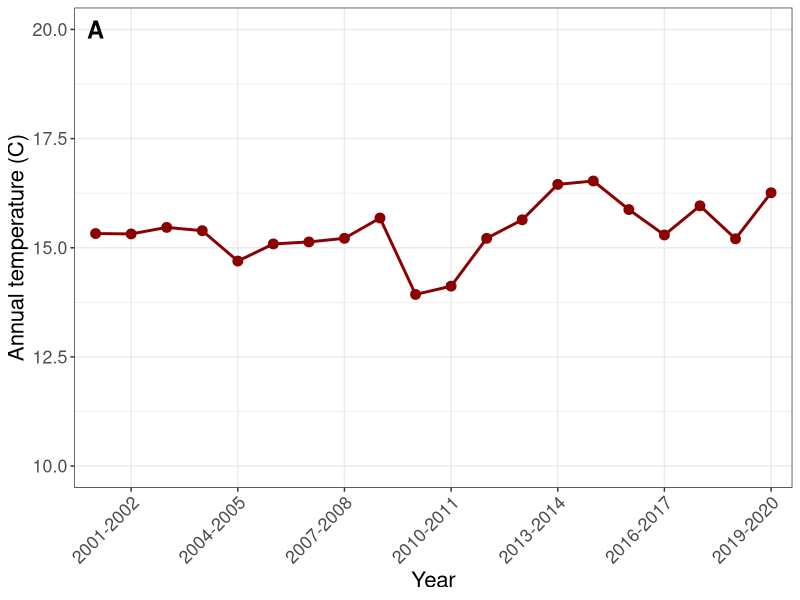
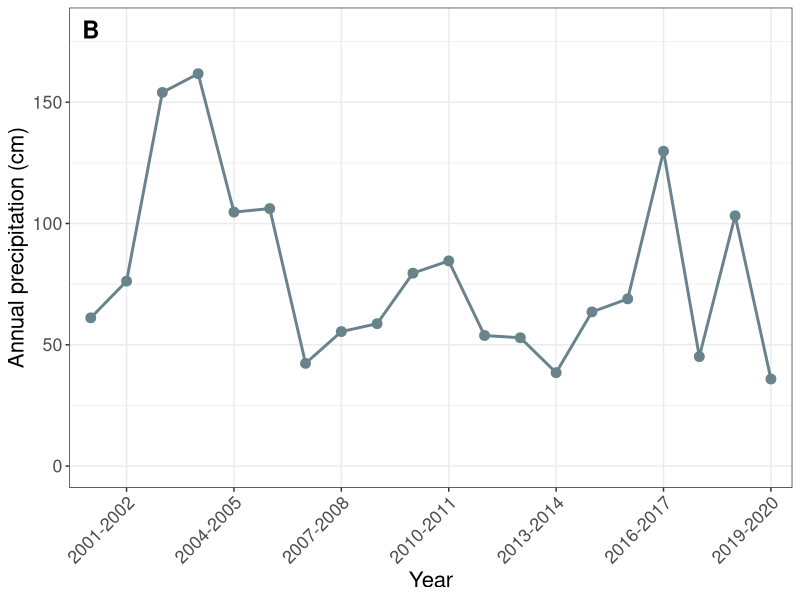
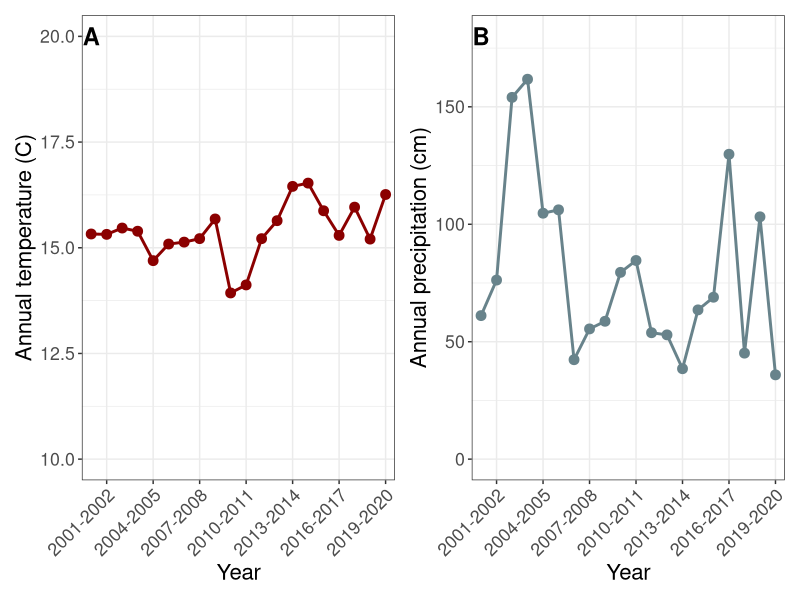

The R script that drew these images, in order:
#------------------------------------------------
# Supplemental figure for annual climate averages
# across 20 years in McLaughlin
#------------------------------------------------

library(tidyverse)

clim_dat <- read_csv("Data/climate_data.csv")
class(clim_dat$Year)

fig_temp <- ggplot(clim_dat, aes(x = Year, y = Temperature, group = 1)) +
  geom_point(color = 'darkred', size = 3) +
  geom_line(color = 'darkred', linewidth = 1)+
  theme_bw() +
  labs(x = "Year",y = "Annual temperature (C)") +
  theme(axis.text.x = element_text(angle = 45, hjust = 1), 
  text = element_text(size = 16)) +
  ylim(10,20) +
  annotate("text", x = 1, y = 20, label = "A", size = 6, fontface = "bold") +
  scale_x_discrete(breaks = clim_dat$Year[seq(1, length(clim_dat$Year), by = 3)])
fig_temp

fig_precip <- ggplot(clim_dat, aes(x = Year, y = Precipitation, group = 1)) +
  geom_point(color = 'lightblue4', size = 3) +
  geom_line(color = 'lightblue4', linewidth = 1)+
  theme_bw() +
  labs(x = "Year",y = "Annual precipitation (cm)") +
  theme(axis.text.x = element_text(angle = 45, hjust = 1),
        text = element_text(size = 16)) +
  ylim(0,180) + 
  annotate("text", x = 1, y = 180, label = "B", size = 6, fontface = "bold") +
  scale_x_discrete(breaks = clim_dat$Year[seq(1, length(clim_dat$Year), by = 3)])
fig_precip

library(patchwork)

###################################################################################
# jpeg('Figures/fig_supp_enviro.jpeg', width = 10, height = 5, units = 'in', res = 600)
# fig_temp + fig_precip
# dev.off()

pdf('Figures/fig_supp_enviro.pdf', width = 10, height = 5)
fig_temp + fig_precip
dev.off()
####################################################################################